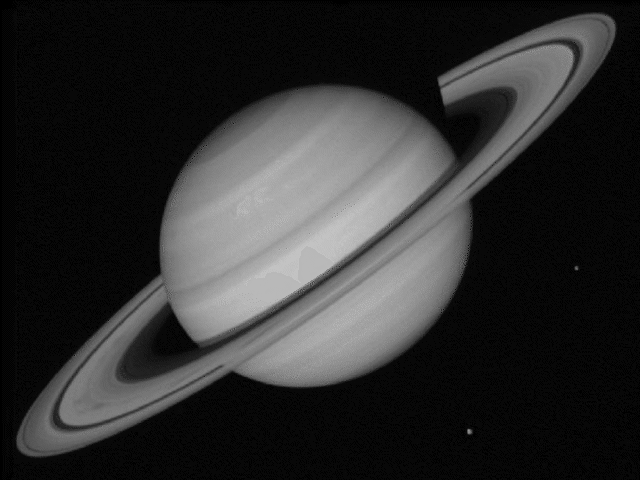
//> input picture PGMProg/2image.pgm, 640 x 480 px
$ ./chesscopy ../2image.pgm   (built with g++ and OpenCV 4)
//> lines starting //> are read from the running program, lines starting //| are printed output that depends on the picture; after the words box and inside, x2 and y2 are one past the last pixel; in counts of white or black regions, pixels touching at a corner belong together
#include <opencv2/opencv.hpp>
#include <iostream>
#include <vector>
#include <array>

using namespace cv;
using namespace std;


int main( int argc, char** argv )
{
  Mat image, grayImg, blurredImg, cannyImg, linesImg;
  image = imread( argv[1], 1);
//> image is the input picture: 480 rows x 640 cols, CV_8UC3; min 0, max 195, mean 46.6
  //vector< pair<double, double> > lines;
  vector<Vec2f> lines;

  double point[2];


  if( argc != 2 || !image.data )
    {
      printf( "No image data \n" );
      return -1;
    }

  cvtColor(image, grayImg, CV_BGR2GRAY);

  //GaussianBlur(grayImg, blurredImg, Size(3,3), 0, 0, BORDER_DEFAULT);
  blur(grayImg, blurredImg, Size(5,5));

  Canny(blurredImg, cannyImg, 50, 150, 3);
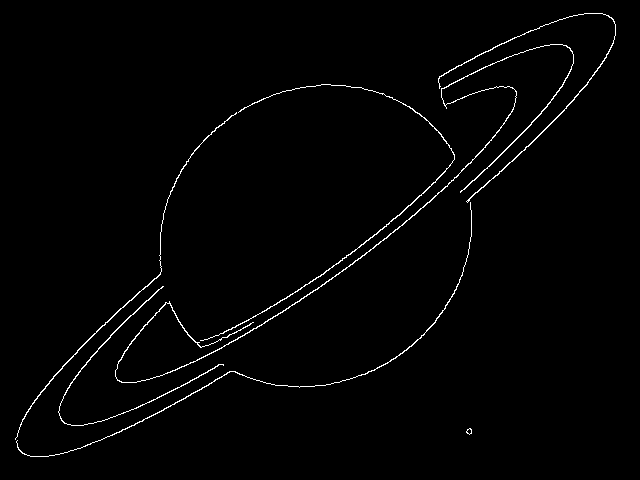
//> cannyImg: 480 rows x 640 cols, CV_8UC1; 1.4% white in thin lines or dots, all inside (x1, y1, x2, y2) = (15, 13, 616, 457)

  HoughLines(cannyImg, lines, 1, CV_PI/180, 100);
//> lines = 19 lines (rho, theta), first 12: [415, 0.91], [408, 0.96], [417, 0.96], [410, 0.94], [405, 0.99], [417, 0.89], [422, 0.93], [303, 0.79], [412, 0.93], [462, 0.79], [419, 0.94], [407, 0.98]

  size_t i;
  for( i = 0; i < lines.size(); i++){
        float rho = lines[i][0];
        float theta = lines[i][1];
        double a = cos(theta);
        double b = sin(theta);
        double x0 = a * rho;
        double y0 = b * rho;
        double x1 = cvRound(x0 + 1000 * (-b));
        double y1 = cvRound(y0 + 1000 * (a));
        double x2 = cvRound(x0 - 1000 * (-b));
        double y2 = cvRound(y0 - 1000 * (a));
        Point pt1(cvRound(x0 + 1000 * (-b)), cvRound(y0 + 1000 * (a)));
        Point pt2(cvRound(x0 - 1000 * (-b)), cvRound(y0 - 1000 * (a)));
        double Angle = atan2(y2 - y1, x2 - x1) * 180.0 / CV_PI;
        if(Angle > -1.1 && Angle <= 0){
          line(image, pt1, pt2, Scalar(0, 255, 0), 3, 8);
        }else{
          line(image, pt1, pt2, Scalar(255, 0, 0), 3, 8);
        }

    // [24 lines of commented-out code are left out]

  }
//> this loop made 19 passes
//> (rho, theta, a, b, x0, y0, x1, y1) on passes 1 to 12: (415, 0.908, 0.616, 0.788, 255.5, 327, -533, 943), (408, 0.96, 0.574, 0.819, 234, 334.2, -585, 908), (417, 0.96, 0.574, 0.819, 239.2, 341.6, -580, 915), (410, 0.942, 0.588, 0.809, 241, 331.7, -568, 919), (405, 0.995, 0.545, 0.839, 220.6, 339.7, -618, 884), (417, 0.89, 0.629, 0.777, 262.4, 324.1, -515, 953), (422, 0.925, 0.602, 0.799, 254, 337, -545, 939), (303, 0.785, 0.707, 0.707, 214.3, 214.3, -493, 921), (412, 0.925, 0.602, 0.799, 247.9, 329, -551, 931), (462, 0.785, 0.707, 0.707, 326.7, 326.7, -380, 1034), (419, 0.942, 0.588, 0.809, 246.3, 339, -563, 927), (407, 0.977, 0.559, 0.829, 227.6, 337.4, -601, 897)
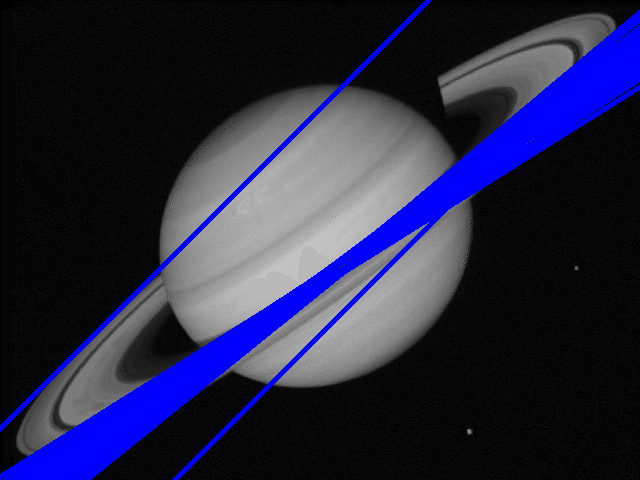
//> image: 480 rows x 640 cols, CV_8UC3; 10.68% of pixels changed, all inside (x1, y1, x2, y2) = (0, 0, 640, 480)


  namedWindow( "Display Image", WINDOW_AUTOSIZE );
  imshow( "original", image);
  //imshow( "gray", grayImg);
  imshow( "Canny", cannyImg);
  //imshow( "blurredImg", blurredImg);

  waitKey(0);

  return 0;
}
